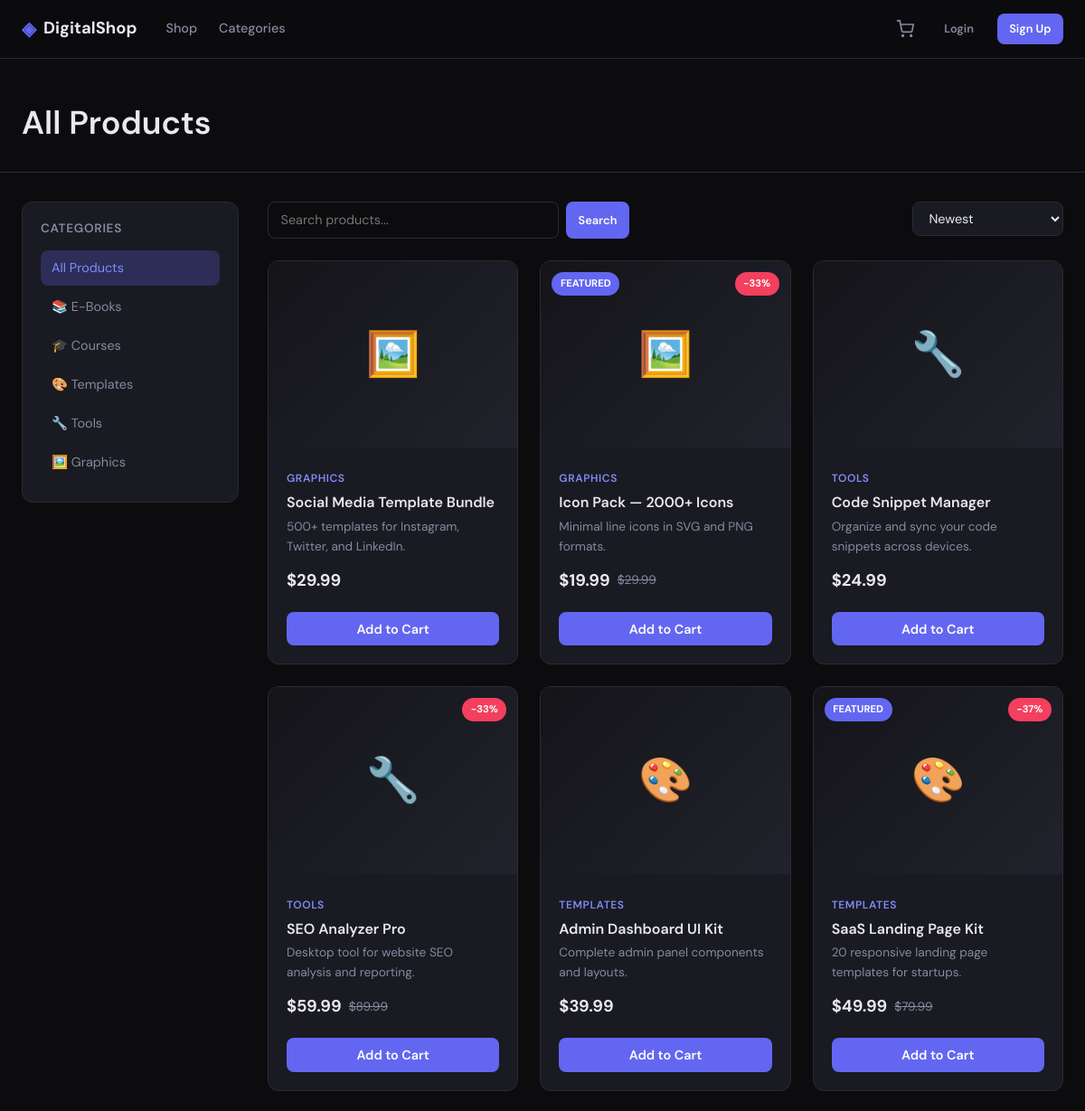
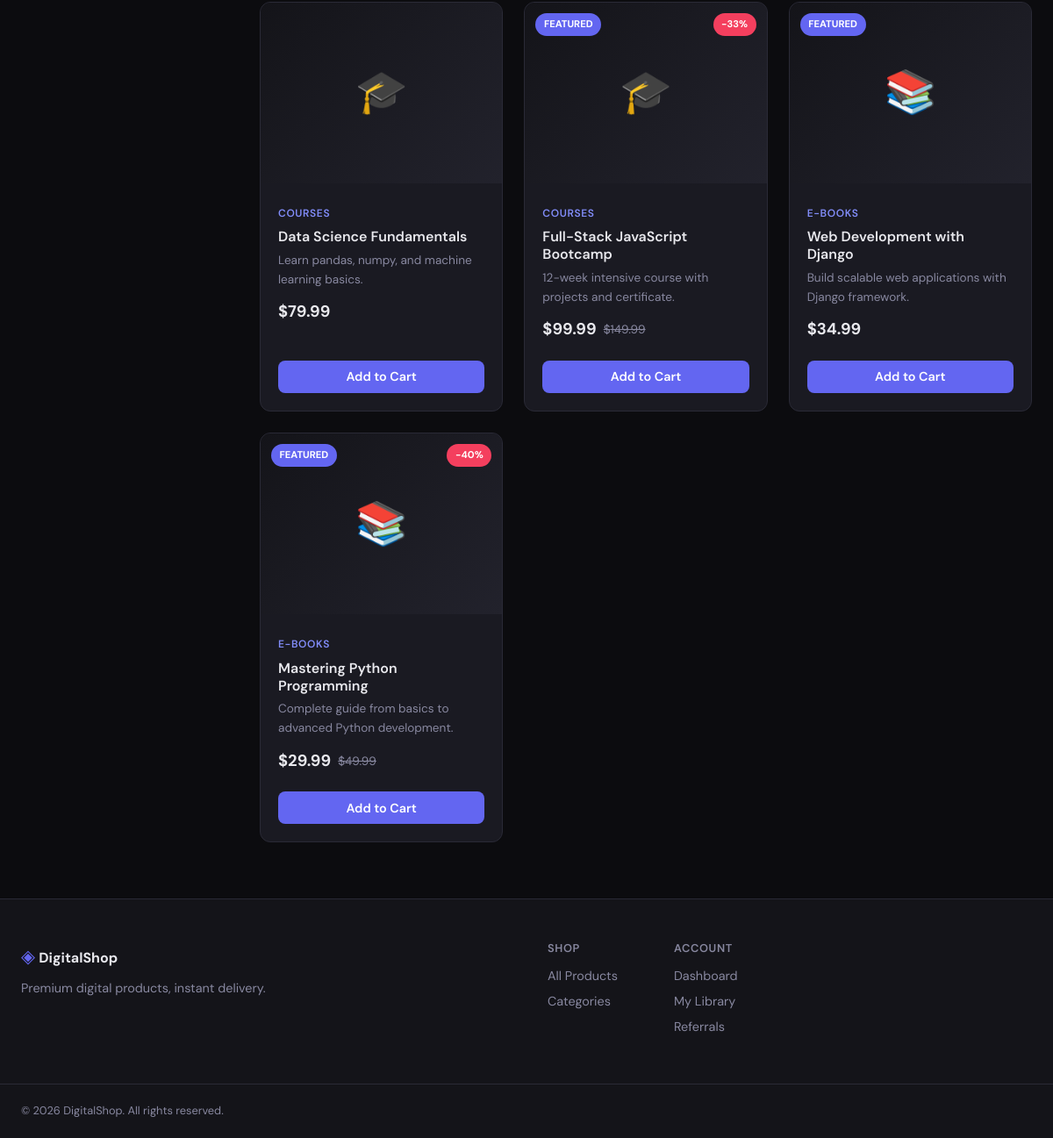
Page /shop/products/ on the committed database (2 pictures, top to bottom).
### apps/catalog/models.py (models this page shows, shortened)
class Category(TimeStampedModel):
    name = models.CharField(max_length=100, unique=True)
    slug = models.SlugField(max_length=120, unique=True, blank=True)
    description = models.TextField(blank=True)
    icon = models.CharField(max_length=50, blank=True, help_text="Emoji or icon class")
    is_active = models.BooleanField(default=True)
    sort_order = models.PositiveIntegerField(default=0)
    class Meta:
        db_table = "catalog_category"
        ordering = ["sort_order", "name"]
        verbose_name_plural = "categories"

class Product(TimeStampedModel):
    category = models.ForeignKey(
        Category,
        on_delete=models.PROTECT,
        related_name="products",
    )
    title = models.CharField(max_length=200)
    slug = models.SlugField(max_length=220, unique=True, blank=True)
    short_description = models.CharField(max_length=300)
    description = models.TextField()
    price = models.DecimalField(max_digits=10, decimal_places=2)
    compare_at_price = models.DecimalField(
        max_digits=10,
        decimal_places=2,
        null=True,
        blank=True,
        help_text="Original price for sale display",
    )
    cover_image = models.ImageField(upload_to="products/covers/", blank=True, null=True)
    is_active = models.BooleanField(default=True)
    is_featured = models.BooleanField(default=False)
    download_count = models.PositiveIntegerField(default=0)
    class Meta:
        db_table = "catalog_product"
        ordering = ["-created_at"]
    def get_absolute_url(self):
        return reverse("catalog:product_detail", kwargs={"slug": self.slug})
    @property
    def is_on_sale(self):
        return self.compare_at_price and self.compare_at_price > self.price
    @property
    def discount_percent(self):
        if self.is_on_sale:
            return int((1 - self.price / self.compare_at_price) * 100)
        return 0

### apps/catalog/views.py (the view)
# urls.py: path("products/", views.ProductListView.as_view(), name="products"),
class ProductListView(ListView):
    model = Product
    template_name = "catalog/product_list.html"
    context_object_name = "products"
    paginate_by = 12
    def get_queryset(self):
        qs = Product.objects.filter(is_active=True).select_related("category")
        category_slug = self.kwargs.get("slug")
        if category_slug:
            qs = qs.filter(category__slug=category_slug)
        search = self.request.GET.get("q")
        if search:
            qs = qs.filter(
                Q(title__icontains=search)
                | Q(description__icontains=search)
                | Q(short_description__icontains=search)
            )
        sort = self.request.GET.get("sort", "newest")
        if sort == "price_low":
            qs = qs.order_by("price")
        elif sort == "price_high":
            qs = qs.order_by("-price")
        elif sort == "title":
            qs = qs.order_by("title")
        else:
            qs = qs.order_by("-created_at")
        return qs
    def get_context_data(self, **kwargs):
        context = super().get_context_data(**kwargs)
        context["categories"] = Category.objects.filter(is_active=True)
        slug = self.kwargs.get("slug")
        if slug:
            context["current_category"] = Category.objects.filter(slug=slug).first()
        context["search_query"] = self.request.GET.get("q", "")
        context["current_sort"] = self.request.GET.get("sort", "newest")
        return context

### apps/cart/context_processors.py (called while the page is built)
def cart_context(request):
    try:
        cart = get_or_create_cart(request)
        return {
            "cart_item_count": cart.total_items,
        }
    except Exception:
        return {"cart_item_count": 0}

### apps/cart/services.py (called while the page is built)
def get_or_create_cart(request):
    if request.user.is_authenticated:
        cart, _ = Cart.objects.get_or_create(user=request.user)
        return cart
    session_key = request.session.session_key
    if not session_key:
        request.session.create()
        session_key = request.session.session_key
    cart, _ = Cart.objects.get_or_create(session_key=session_key, user=None)
    return cart

### templates/catalog/product_list.html (shortened to what this page needs)
{% extends "base.html" %}
{% block content %}
<div class="page-header">
    <div class="container">
        <h1>{% if current_category %}{{ current_category.name }}{% else %}All Products{% endif %}</h1>
    </div>
</div>
<div class="container shop-layout">
    <aside class="shop-sidebar">
        <div class="sidebar-card">
            <h3>Categories</h3>
            <ul class="category-list">
                <li><a href="{% url 'catalog:products' %}" {% if not current_category %}class="active"{% endif %}>All Products</a></li>
                {% for cat in categories %}
                <li><a href="{% url 'catalog:category' cat.slug %}" {% if current_category and current_category.slug == cat.slug %}class="active"{% endif %}>{{ cat.icon|default:"" }} {{ cat.name }}</a></li>
                {% endfor %}
            </ul>
        </div>
    </aside>
    <div class="shop-main">
        <div class="shop-toolbar">
            <form method="get" class="search-form">
                <input type="text" name="q" value="{{ search_query }}" placeholder="Search products...">
                <button type="submit" class="btn btn-primary btn-sm">Search</button>
            </form>
            <form method="get" class="sort-form">
                <select name="sort" onchange="this.form.submit()">
                    <option value="newest" {% if current_sort == "newest" %}selected{% endif %}>Newest</option>
                </select>
            </form>
        </div>
        {% if products %}
        <div class="product-grid">
            {% for product in products %}
                {% include "components/product_card.html" %}
            {% endfor %}
        </div>
        {% else %}
        <div class="empty-state">
            <p>No products found.</p>
            <a href="{% url 'catalog:products' %}" class="btn btn-primary">Browse All Products</a>
        </div>
        {% endif %}
    </div>
</div>
{% endblock %}

### templates/base.html (shortened to what this page needs)
{% load static %}
<!DOCTYPE html>
<html lang="en">
<head>
    <link rel="stylesheet" href="{% static 'css/main.css' %}">
</head>
<body>
    <nav class="navbar">
        <div class="container navbar-inner">
            <a href="{% url 'storefront:home' %}" class="logo">
                <span class="logo-icon">◈</span>
                DigitalShop
            </a>
            <div class="nav-links">
                <a href="{% url 'catalog:products' %}">Shop</a>
                <a href="{% url 'catalog:categories' %}">Categories</a>
            </div>
            <div class="nav-actions">
                <a href="{% url 'cart:detail' %}" class="cart-btn">
                    <svg width="20" height="20" viewBox="0 0 24 24" fill="none" stroke="currentColor" stroke-width="2"><circle cx="9" cy="21" r="1"/><circle cx="20" cy="21" r="1"/><path d="M1 1h4l2.68 13.39a2 2 0 0 0 2 1.61h9.72a2 2 0 0 0 2-1.61L23 6H6"/></svg>
                </a>
                {% if user.is_authenticated %}
                    <div class="user-menu">
                        <span class="user-name">{{ user.username }}</span>
                        <a href="{% url 'accounts:logout' %}" class="btn btn-ghost btn-sm">Logout</a>
                    </div>
                {% else %}
                    <a href="{% url 'accounts:login' %}" class="btn btn-ghost btn-sm">Login</a>
                    <a href="{% url 'accounts:register' %}" class="btn btn-primary btn-sm">Sign Up</a>
                {% endif %}
            </div>
        </div>
    </nav>
    <main>
        {% block content %}{% endblock %}
    </main>
    <footer class="footer">
        <div class="container footer-inner">
            <div class="footer-brand">
                <span class="logo-icon">◈</span>
                <strong>DigitalShop</strong>
                <p>Premium digital products, instant delivery.</p>
            </div>
            <div class="footer-links">
                <div>
                    <h4>Shop</h4>
                    <a href="{% url 'catalog:products' %}">All Products</a>
                    <a href="{% url 'catalog:categories' %}">Categories</a>
                </div>
                <div>
                    <h4>Account</h4>
                    <a href="{% url 'accounts:dashboard' %}">Dashboard</a>
                    <a href="{% url 'accounts:library' %}">My Library</a>
                    <a href="{% url 'accounts:referrals' %}">Referrals</a>
                </div>
            </div>
        </div>
        <div class="footer-bottom container">
            <p>&copy; 2026 DigitalShop. All rights reserved.</p>
        </div>
    </footer>
</body>
</html>

### templates/components/product_card.html (shortened to what this page needs)
<article class="product-card">
    <a href="{{ product.get_absolute_url }}" class="product-card-link">
        <div class="product-card-image">
            {% if product.cover_image %}
                <img src="{{ product.cover_image.url }}" alt="{{ product.title }}">
            {% else %}
                <div class="product-placeholder">
                    <span>{{ product.category.icon|default:"📦" }}</span>
                </div>
            {% endif %}
            {% if product.is_on_sale %}
                <span class="badge badge-sale">-{{ product.discount_percent }}%</span>
            {% endif %}
            {% if product.is_featured %}
                <span class="badge badge-featured">Featured</span>
            {% endif %}
        </div>
        <div class="product-card-body">
            <span class="product-category">{{ product.category.name }}</span>
            <h3 class="product-title">{{ product.title }}</h3>
            <p class="product-desc">{{ product.short_description|truncatewords:12 }}</p>
            <div class="product-price">
                <span class="price-current">${{ product.price }}</span>
                {% if product.is_on_sale %}
                    <span class="price-original">${{ product.compare_at_price }}</span>
                {% endif %}
            </div>
        </div>
    </a>
    <form method="post" action="{% url 'cart:add' product.id %}" class="product-card-action">
        <button type="submit" class="btn btn-primary btn-block">Add to Cart</button>
    </form>
</article>

### rows in the picture
Category: icon "📚", name "E-Books"
Category: icon "🎓", name "Courses"
Category: icon "🎨", name "Templates"
Category: icon "🔧", name "Tools"
Category: icon "🖼️", name "Graphics"
Product: category.icon "🖼️", category.name "GRAPHICS", title "Social Media Template Bundle", short_description "500+ templates for Instagram, Twitter, and LinkedIn.", price "29.99"
Product: category.icon "🖼️", discount_percent "33", is_featured "FEATURED", category.name "GRAPHICS", title "Icon Pack — 2000+ Icons", short_description "Minimal line icons in SVG and PNG formats.", price "19.99", compare_at_price "29.99"
Product: category.icon "🔧", category.name "TOOLS", title "Code Snippet Manager", short_description "Organize and sync your code snippets across devices.", price "24.99"
Product: category.icon "🔧", discount_percent "33", category.name "TOOLS", title "SEO Analyzer Pro", short_description "Desktop tool for website SEO analysis and reporting.", price "59.99", compare_at_price "89.99"
Product: category.icon "🎨", category.name "TEMPLATES", title "Admin Dashboard UI Kit", short_description "Complete admin panel components and layouts.", price "39.99"
Product: category.icon "🎨", discount_percent "37", is_featured "FEATURED", category.name "TEMPLATES", title "SaaS Landing Page Kit", short_description "20 responsive landing page templates for startups.", price "49.99", compare_at_price "79.99"
Product: category.icon "🎓", category.name "COURSES", title "Data Science Fundamentals", short_description "Learn pandas, numpy, and machine learning basics.", price "79.99"
Product: category.icon "🎓", discount_percent "33", is_featured "FEATURED", category.name "COURSES", title "Full-Stack JavaScript Bootcamp", short_description "12-week intensive course with projects and certificate.", price "99.99", compare_at_price "149.99"
Product: category.icon "📚", is_featured "FEATURED", category.name "E-BOOKS", title "Web Development with Django", short_description "Build scalable web applications with Django framework.", price "34.99"
Product: category.icon "📚", discount_percent "40", is_featured "FEATURED", category.name "E-BOOKS", title "Mastering Python Programming", short_description "Complete guide from basics to advanced Python development.", price "29.99", compare_at_price "49.99"
